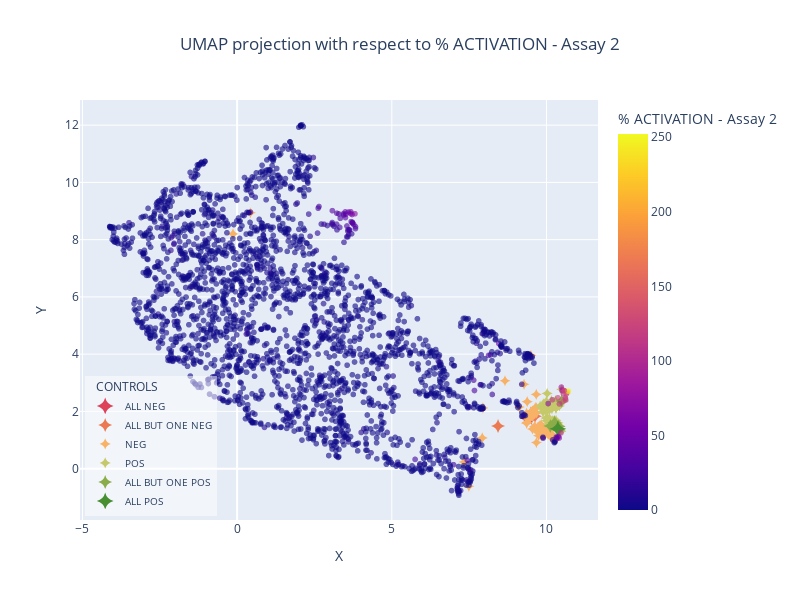
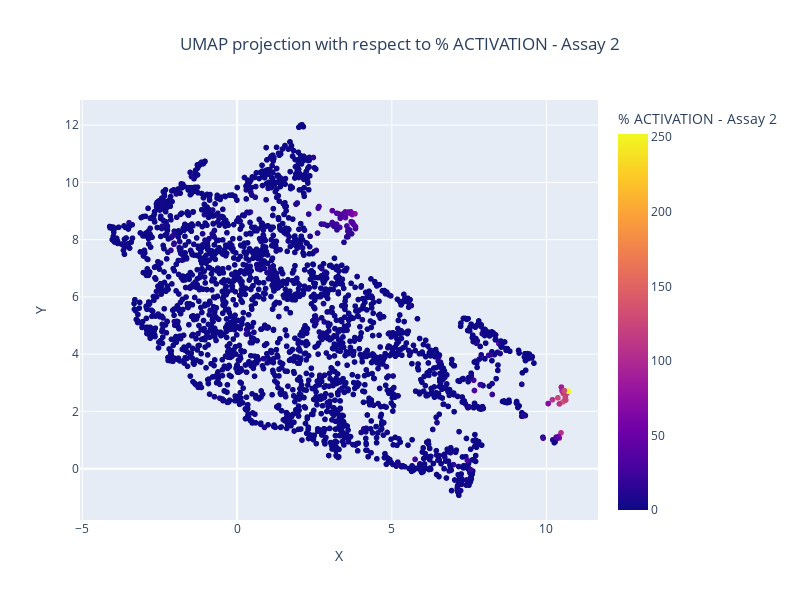

Source (notebook cell) for these figures, in order:
### Code cell
fig = plot_projection_2d(compounds, '% ACTIVATION - Assay 2')
controls = split_controls_pos_neg(ctrl, '% ACTIVATION - Assay 2')
fig_controls = projection_2d_add_controls(fig, controls)
fig_controls.show()
fig.show()

### Figure 1 — Plotly figure (JSON) as saved in the notebook; plotly's stock layout.template omitted (floating-point values rounded to 4 significant figures; data arrays with more than 128 entries replaced by an {"elided": "..."} marker saying what was removed)
{"data": [{"customdata": {"elided": "2456x2 float values"}, "hovertemplate": "X=%{x:.3f}<br>Y=%{y:.3f}<br>Compound ID=%{customdata[0]}<br>% ACTIVATION - Assay 2=%{marker.color:.3f}<extra></extra>", "legendgroup": "", "marker": {"color": {"elided": "2456 float values"}, "coloraxis": "coloraxis", "opacity": 0.6, "symbol": "circle"}, "mode": "markers+text", "name": "", "showlegend": false, "text": {"elided": "2456 int values"}, "type": "scattergl", "x": {"elided": "2456 float values"}, "xaxis": "x", "y": {"elided": "2456 float values"}, "yaxis": "y"}, {"hovertemplate": "<b>%{text[0]}</b><br><b>%{text[1]}</b><br>X: %{x:.4f}<br>Y: %{y:.4f}<br><extra></extra>", "marker": {"color": "#de425b", "size": 12, "symbol": "star-diamond"}, "mode": "markers", "name": "ALL NEG", "text": [["POS: ", "NEG: Assay 1,Assay 2,Assay 3,Assay 4,Assay 5,Assay 6,Assay 7"]], "type": "scatter", "x": [9.511], "y": [1.821]}, {"hovertemplate": "<b>%{text[0]}</b><br><b>%{text[1]}</b><br>X: %{x:.4f}<br>Y: %{y:.4f}<br><extra></extra>", "marker": {"color": "#eb7a52", "size": 10, "symbol": "star-diamond"}, "mode": "markers", "name": "ALL BUT ONE NEG", "text": [["POS: Assay 7", "NEG: Assay 1,Assay 2,Assay 3,Assay 4,Assay 5,Assay 6"], ["POS: Assay 6", "NEG: Assay 1,Assay 2,Assay 3,Assay 4,Assay 5,Assay 7"], ["POS: Assay 5", "NEG: Assay 1,Assay 2,Assay 3,Assay 4,Assay 6,Assay 7"], ["POS: Assay 4", "NEG: Assay 1,Assay 2,Assay 3,Assay 5,Assay 6,Assay 7"], ["POS: Assay 3", "NEG: Assay 1,Assay 2,Assay 4,Assay 5,Assay 6,Assay 7"], ["POS: Assay 1", "NEG: Assay 2,Assay 3,Assay 4,Assay 5,Assay 6,Assay 7"]], "type": "scatter", "x": [8.434, 9.488, 9.354, 9.578, 9.763, 9.63], "y": [1.491, 1.918, 1.763, 1.973, 1.408, 1.832]}, {"hovertemplate": "<b>%{text[0]}</b><br><b>%{text[1]}</b><br>X: %{x:.4f}<br>Y: %{y:.4f}<br><extra></extra>", "marker": {"color": "#f8b267", "size": 8, "symbol": "star-diamond"}, "mode": "markers", "name": "NEG", "text": [["POS: Assay 6,Assay 7", "NEG: Assay 1,Assay 2,Assay 3,Assay 4,Assay 5"], ["POS: Assay 5,Assay 7", "NEG: Assay 1,Assay 2,Assay 3,Assay 4,Assay 6"], ["POS: Assay 5,Assay 6", "NEG: Assay 1,Assay 2,Assay 3,Assay 4,Assay 7"], ["POS: Assay 5,Assay 6,Assay 7", "NEG: Assay 1,Assay 2,Assay 3,Assay 4"], ["POS: Assay 4,Assay 7", "NEG: Assay 1,Assay 2,Assay 3,Assay 5,Assay 6"], ["POS: Assay 4,Assay 6", "NEG: Assay 1,Assay 2,Assay 3,Assay 5,Assay 7"], ["POS: Assay 4,Assay 6,Assay 7", "NEG: Assay 1,Assay 2,Assay 3,Assay 5"], ["POS: Assay 4,Assay 5", "NEG: Assay 1,Assay 2,Assay 3,Assay 6,Assay 7"], ["POS: Assay 4,Assay 5,Assay 7", "NEG: Assay 1,Assay 2,Assay 3,Assay 6"], ["POS: Assay 4,Assay 5,Assay 6", "NEG: Assay 1,Assay 2,Assay 3,Assay 7"], ["POS: Assay 4,Assay 5,Assay 6,Assay 7", "NEG: Assay 1,Assay 2,Assay 3"], ["POS: Assay 3,Assay 7", "NEG: Assay 1,Assay 2,Assay 4,Assay 5,Assay 6"], ["POS: Assay 3,Assay 6", "NEG: Assay 1,Assay 2,Assay 4,Assay 5,Assay 7"], ["POS: Assay 3,Assay 6,Assay 7", "NEG: Assay 1,Assay 2,Assay 4,Assay 5"], ["POS: Assay 3,Assay 5", "NEG: Assay 1,Assay 2,Assay 4,Assay 6,Assay 7"], ["POS: Assay 3,Assay 5,Assay 7", "NEG: Assay 1,Assay 2,Assay 4,Assay 6"], ["POS: Assay 3,Assay 5,Assay 6", "NEG: Assay 1,Assay 2,Assay 4,Assay 7"], ["POS: Assay 3,Assay 5,Assay 6,Assay 7", "NEG: Assay 1,Assay 2,Assay 4"], ["POS: Assay 3,Assay 4", "NEG: Assay 1,Assay 2,Assay 5,Assay 6,Assay 7"], ["POS: Assay 3,Assay 4,Assay 7", "NEG: Assay 1,Assay 2,Assay 5,Assay 6"], ["POS: Assay 3,Assay 4,Assay 6", "NEG: Assay 1,Assay 2,Assay 5,Assay 7"], ["POS: Assay 3,Assay 4,Assay 6,Assay 7", "NEG: Assay 1,Assay 2,Assay 5"], ["POS: Assay 3,Assay 4,Assay 5", "NEG: Assay 1,Assay 2,Assay 6,Assay 7"], ["POS: Assay 3,Assay 4,Assay 5,Assay 7", "NEG: Assay 1,Assay 2,Assay 6"], ["POS: Assay 3,Assay 4,Assay 5,Assay 6", "NEG: Assay 1,Assay 2,Assay 7"], ["POS: Assay 3,Assay 4,Assay 5,Assay 6,Assay 7", "NEG: Assay 1,Assay 2"], ["POS: Assay 1,Assay 7", "NEG: Assay 2,Assay 3,Assay 4,Assay 5,Assay 6"], ["POS: Assay 1,Assay 6", "NEG: Assay 2,Assay 3,Assay 4,Assay 5,Assay 7"], ["POS: Assay 1,Assay 6,Assay 7", "NEG: Assay 2,Assay 3,Assay 4,Assay 5"], ["POS: Assay 1,Assay 5", "NEG: Assay 2,Assay 3,Assay 4,Assay 6,Assay 7"], ["POS: Assay 1,Assay 5,Assay 7", "NEG: Assay 2,Assay 3,Assay 4,Assay 6"], ["POS: Assay 1,Assay 5,Assay 6", "NEG: Assay 2,Assay 3,Assay 4,Assay 7"], ["POS: Assay 1,Assay 5,Assay 6,Assay 7", "NEG: Assay 2,Assay 3,Assay 4"], ["POS: Assay 1,Assay 4", "NEG: Assay 2,Assay 3,Assay 5,Assay 6,Assay 7"], ["POS: Assay 1,Assay 4,Assay 7", "NEG: Assay 2,Assay 3,Assay 5,Assay 6"], ["POS: Assay 1,Assay 4,Assay 6", "NEG: Assay 2,Assay 3,Assay 5,Assay 7"], ["POS: Assay 1,Assay 4,Assay 6,Assay 7", "NEG: Assay 2,Assay 3,Assay 5"], ["POS: Assay 1,Assay 4,Assay 5", "NEG: Assay 2,Assay 3,Assay 6,Assay 7"], ["POS: Assay 1,Assay 4,Assay 5,Assay 7", "NEG: Assay 2,Assay 3,Assay 6"], ["POS: Assay 1,Assay 4,Assay 5,Assay 6", "NEG: Assay 2,Assay 3,Assay 7"], ["POS: Assay 1,Assay 4,Assay 5,Assay 6,Assay 7", "NEG: Assay 2,Assay 3"], ["POS: Assay 1,Assay 3", "NEG: Assay 2,Assay 4,Assay 5,Assay 6,Assay 7"], ["POS: Assay 1,Assay 3,Assay 7", "NEG: Assay 2,Assay 4,Assay 5,Assay 6"], ["POS: Assay 1,Assay 3,Assay 6", "NEG: Assay 2,Assay 4,Assay 5,Assay 7"], ["POS: Assay 1,Assay 3,Assay 6,Assay 7", "NEG: Assay 2,Assay 4,Assay 5"], ["POS: Assay 1,Assay 3,Assay 5", "NEG: Assay 2,Assay 4,Assay 6,Assay 7"], ["POS: Assay 1,Assay 3,Assay 5,Assay 7", "NEG: Assay 2,Assay 4,Assay 6"], ["POS: Assay 1,Assay 3,Assay 5,Assay 6", "NEG: Assay 2,Assay 4,Assay 7"], ["POS: Assay 1,Assay 3,Assay 5,Assay 6,Assay 7", "NEG: Assay 2,Assay 4"], ["POS: Assay 1,Assay 3,Assay 4", "NEG: Assay 2,Assay 5,Assay 6,Assay 7"], ["POS: Assay 1,Assay 3,Assay 4,Assay 7", "NEG: Assay 2,Assay 5,Assay 6"], ["POS: Assay 1,Assay 3,Assay 4,Assay 6", "NEG: Assay 2,Assay 5,Assay 7"], ["POS: Assay 1,Assay 3,Assay 4,Assay 6,Assay 7", "NEG: Assay 2,Assay 5"], ["POS: Assay 1,Assay 3,Assay 4,Assay 5", "NEG: Assay 2,Assay 6,Assay 7"], ["POS: Assay 1,Assay 3,Assay 4,Assay 5,Assay 7", "NEG: Assay 2,Assay 6"], ["POS: Assay 1,Assay 3,Assay 4,Assay 5,Assay 6", "NEG: Assay 2,Assay 7"], ["POS: Assay 1,Assay 3,Assay 4,Assay 5,Assay 6,Assay 7", "NEG: Assay 2"]], "type": "scatter", "x": [9.274, 7.924, 9.33, 7.491, 8.659, 9.376, 9.498, 9.355, 7.944, 9.121, -0.133, 9.969, 9.907, 10.15, 9.545, 9.837, 9.706, 9.674, 9.879, 10.16, 9.937, 10.28, 9.621, 9.738, 9.613, 9.746, 9.423, 9.665, 9.638, 9.473, 9.358, 9.548, 7.336, 9.681, 9.546, 9.68, 9.668, 9.506, 9.368, 9.492, 0.4292, 9.766, 9.942, 9.827, 10.06, 9.698, 9.74, 9.748, 9.92, 9.8, 10.06, 9.835, 10.19, 9.716, 9.763, 9.866, 10.1], "y": [2.945, 1.072, 1.826, -0.6167, 3.07, 2.341, 3.954, 1.943, 2.122, 2.15, 8.2, 1.228, 1.372, 1.082, 1.385, 1.144, 1.348, 0.9098, 1.396, 1.13, 1.294, 0.999, 1.478, 1.286, 1.457, 1.15, 1.736, 1.953, 2.132, 1.764, 1.585, 1.82, 0.2324, 1.951, 2.022, 2.124, 2.592, 1.86, 1.614, 1.982, 8.938, 1.491, 1.366, 1.545, 1.305, 1.426, 1.255, 1.446, 1.183, 1.453, 1.323, 1.373, 1.192, 1.434, 1.299, 1.378, 1.19]}, {"hovertemplate": "<b>%{text[0]}</b><br><b>%{text[1]}</b><br>X: %{x:.4f}<br>Y: %{y:.4f}<br><extra></extra>", "marker": {"color": "#c6c96a", "size": 8, "symbol": "star-diamond"}, "mode": "markers", "name": "POS", "text": [["POS: Assay 2", "NEG: Assay 1,Assay 3,Assay 4,Assay 5,Assay 6,Assay 7"], ["POS: Assay 2,Assay 7", "NEG: Assay 1,Assay 3,Assay 4,Assay 5,Assay 6"], ["POS: Assay 2,Assay 6", "NEG: Assay 1,Assay 3,Assay 4,Assay 5,Assay 7"], ["POS: Assay 2,Assay 6,Assay 7", "NEG: Assay 1,Assay 3,Assay 4,Assay 5"], ["POS: Assay 2,Assay 5", "NEG: Assay 1,Assay 3,Assay 4,Assay 6,Assay 7"], ["POS: Assay 2,Assay 5,Assay 7", "NEG: Assay 1,Assay 3,Assay 4,Assay 6"], ["POS: Assay 2,Assay 5,Assay 6", "NEG: Assay 1,Assay 3,Assay 4,Assay 7"], ["POS: Assay 2,Assay 5,Assay 6,Assay 7", "NEG: Assay 1,Assay 3,Assay 4"], ["POS: Assay 2,Assay 4", "NEG: Assay 1,Assay 3,Assay 5,Assay 6,Assay 7"], ["POS: Assay 2,Assay 4,Assay 7", "NEG: Assay 1,Assay 3,Assay 5,Assay 6"], ["POS: Assay 2,Assay 4,Assay 6", "NEG: Assay 1,Assay 3,Assay 5,Assay 7"], ["POS: Assay 2,Assay 4,Assay 6,Assay 7", "NEG: Assay 1,Assay 3,Assay 5"], ["POS: Assay 2,Assay 4,Assay 5", "NEG: Assay 1,Assay 3,Assay 6,Assay 7"], ["POS: Assay 2,Assay 4,Assay 5,Assay 7", "NEG: Assay 1,Assay 3,Assay 6"], ["POS: Assay 2,Assay 4,Assay 5,Assay 6", "NEG: Assay 1,Assay 3,Assay 7"], ["POS: Assay 2,Assay 4,Assay 5,Assay 6,Assay 7", "NEG: Assay 1,Assay 3"], ["POS: Assay 2,Assay 3", "NEG: Assay 1,Assay 4,Assay 5,Assay 6,Assay 7"], ["POS: Assay 2,Assay 3,Assay 7", "NEG: Assay 1,Assay 4,Assay 5,Assay 6"], ["POS: Assay 2,Assay 3,Assay 6", "NEG: Assay 1,Assay 4,Assay 5,Assay 7"], ["POS: Assay 2,Assay 3,Assay 6,Assay 7", "NEG: Assay 1,Assay 4,Assay 5"], ["POS: Assay 2,Assay 3,Assay 5", "NEG: Assay 1,Assay 4,Assay 6,Assay 7"], ["POS: Assay 2,Assay 3,Assay 5,Assay 7", "NEG: Assay 1,Assay 4,Assay 6"], ["POS: Assay 2,Assay 3,Assay 5,Assay 6", "NEG: Assay 1,Assay 4,Assay 7"], ["POS: Assay 2,Assay 3,Assay 5,Assay 6,Assay 7", "NEG: Assay 1,Assay 4"], ["POS: Assay 2,Assay 3,Assay 4", "NEG: Assay 1,Assay 5,Assay 6,Assay 7"], ["POS: Assay 2,Assay 3,Assay 4,Assay 7", "NEG: Assay 1,Assay 5,Assay 6"], ["POS: Assay 2,Assay 3,Assay 4,Assay 6", "NEG: Assay 1,Assay 5,Assay 7"], ["POS: Assay 2,Assay 3,Assay 4,Assay 6,Assay 7", "NEG: Assay 1,Assay 5"], ["POS: Assay 2,Assay 3,Assay 4,Assay 5", "NEG: Assay 1,Assay 6,Assay 7"], ["POS: Assay 2,Assay 3,Assay 4,Assay 5,Assay 7", "NEG: Assay 1,Assay 6"], ["POS: Assay 2,Assay 3,Assay 4,Assay 5,Assay 6", "NEG: Assay 1,Assay 7"], ["POS: Assay 1,Assay 2", "NEG: Assay 3,Assay 4,Assay 5,Assay 6,Assay 7"], ["POS: Assay 1,Assay 2,Assay 7", "NEG: Assay 3,Assay 4,Assay 5,Assay 6"], ["POS: Assay 1,Assay 2,Assay 6", "NEG: Assay 3,Assay 4,Assay 5,Assay 7"], ["POS: Assay 1,Assay 2,Assay 6,Assay 7", "NEG: Assay 3,Assay 4,Assay 5"], ["POS: Assay 1,Assay 2,Assay 5", "NEG: Assay 3,Assay 4,Assay 6,Assay 7"], ["POS: Assay 1,Assay 2,Assay 5,Assay 7", "NEG: Assay 3,Assay 4,Assay 6"], ["POS: Assay 1,Assay 2,Assay 5,Assay 6", "NEG: Assay 3,Assay 4,Assay 7"], ["POS: Assay 1,Assay 2,Assay 5,Assay 6,Assay 7", "NEG: Assay 3,Assay 4"], ["POS: Assay 1,Assay 2,Assay 4", "NEG: Assay 3,Assay 5,Assay 6,Assay 7"], ["POS: Assay 1,Assay 2,Assay 4,Assay 7", "NEG: Assay 3,Assay 5,Assay 6"], ["POS: Assay 1,Assay 2,Assay 4,Assay 6", "NEG: Assay 3,Assay 5,Assay 7"], ["POS: Assay 1,Assay 2,Assay 4,Assay 6,Assay 7", "NEG: Assay 3,Assay 5"], ["POS: Assay 1,Assay 2,Assay 4,Assay 5", "NEG: Assay 3,Assay 6,Assay 7"], ["POS: Assay 1,Assay 2,Assay 4,Assay 5,Assay 7", "NEG: Assay 3,Assay 6"], ["POS: Assay 1,Assay 2,Assay 4,Assay 5,Assay 6", "NEG: Assay 3,Assay 7"], ["POS: Assay 1,Assay 2,Assay 3", "NEG: Assay 4,Assay 5,Assay 6,Assay 7"], ["POS: Assay 1,Assay 2,Assay 3,Assay 7", "NEG: Assay 4,Assay 5,Assay 6"], ["POS: Assay 1,Assay 2,Assay 3,Assay 6", "NEG: Assay 4,Assay 5,Assay 7"], ["POS: Assay 1,Assay 2,Assay 3,Assay 6,Assay 7", "NEG: Assay 4,Assay 5"], ["POS: Assay 1,Assay 2,Assay 3,Assay 5", "NEG: Assay 4,Assay 6,Assay 7"], ["POS: Assay 1,Assay 2,Assay 3,Assay 5,Assay 7", "NEG: Assay 4,Assay 6"], ["POS: Assay 1,Assay 2,Assay 3,Assay 5,Assay 6", "NEG: Assay 4,Assay 7"], ["POS: Assay 1,Assay 2,Assay 3,Assay 4", "NEG: Assay 5,Assay 6,Assay 7"], ["POS: Assay 1,Assay 2,Assay 3,Assay 4,Assay 7", "NEG: Assay 5,Assay 6"], ["POS: Assay 1,Assay 2,Assay 3,Assay 4,Assay 6", "NEG: Assay 5,Assay 7"], ["POS: Assay 1,Assay 2,Assay 3,Assay 4,Assay 5", "NEG: Assay 6,Assay 7"]], "type": "scatter", "x": [9.863, 10.12, 9.889, 9.995, 9.887, 10.13, 9.874, 10.12, 9.922, 10.16, 9.917, 10.02, 9.937, 10.29, 9.794, 10.49, 10.02, 10.31, 10.19, 10.42, 10.04, 10.22, 10.1, 10.32, 10.22, 10.39, 10.18, 10.46, 10.08, 10.28, 10.1, 9.957, 10.1, 9.946, 10.27, 9.888, 10.18, 10.01, 10.42, 10.05, 10.3, 10.05, 10.33, 10.02, 10.31, 10.01, 9.992, 10.25, 10.01, 10.34, 10.01, 10.18, 10.09, 10.09, 10.37, 10.08, 10.1], "y": [2.146, 2.213, 2.246, 2.351, 1.99, 2.128, 2.117, 2.272, 2.246, 2.376, 2.268, 2.627, 2.186, 2.381, 2.181, 2.766, 1.676, 1.689, 1.668, 1.486, 1.69, 1.651, 1.708, 1.596, 1.63, 1.509, 1.515, 1.301, 1.758, 1.665, 1.571, 2.055, 2.061, 2.082, 2.2, 1.985, 2.088, 2.01, 2.19, 2.072, 2.114, 2.127, 2.218, 2.036, 2.106, 2.037, 1.762, 1.686, 1.789, 1.521, 1.673, 1.666, 1.682, 1.622, 1.604, 1.535, 1.749]}, {"hovertemplate": "<b>%{text[0]}</b><br><b>%{text[1]}</b><br>X: %{x:.4f}<br>Y: %{y:.4f}<br><extra></extra>", "marker": {"color": "#8aac49", "size": 10, "symbol": "star-diamond"}, "mode": "markers", "name": "ALL BUT ONE POS", "text": [["POS: Assay 2,Assay 3,Assay 4,Assay 5,Assay 6,Assay 7", "NEG: Assay 1"], ["POS: Assay 1,Assay 2,Assay 4,Assay 5,Assay 6,Assay 7", "NEG: Assay 3"], ["POS: Assay 1,Assay 2,Assay 3,Assay 5,Assay 6,Assay 7", "NEG: Assay 4"], ["POS: Assay 1,Assay 2,Assay 3,Assay 4,Assay 6,Assay 7", "NEG: Assay 5"], ["POS: Assay 1,Assay 2,Assay 3,Assay 4,Assay 5,Assay 7", "NEG: Assay 6"], ["POS: Assay 1,Assay 2,Assay 3,Assay 4,Assay 5,Assay 6", "NEG: Assay 7"]], "type": "scatter", "x": [10.39, 10.49, 10.3, 10.4, 10.26, 10.12], "y": [1.476, 2.359, 1.557, 1.348, 1.611, 1.491]}, {"hovertemplate": "<b>%{text[0]}</b><br><b>%{text[1]}</b><br>X: %{x:.4f}<br>Y: %{y:.4f}<br><extra></extra>", "marker": {"color": "#488f31", "size": 12, "symbol": "star-diamond"}, "mode": "markers", "name": "ALL POS", "text": [["POS: Assay 1,Assay 2,Assay 3,Assay 4,Assay 5,Assay 6,Assay 7", "NEG: "]], "type": "scatter", "x": [10.37], "y": [1.393]}], "layout": {"coloraxis": {"cmax": 252.2, "cmin": 0, "colorbar": {"title": {"text": "% ACTIVATION - Assay 2"}}, "colorscale": [[0, "#0d0887"], [0.1111, "#46039f"], [0.2222, "#7201a8"], [0.3333, "#9c179e"], [0.4444, "#bd3786"], [0.5556, "#d8576b"], [0.6667, "#ed7953"], [0.7778, "#fb9f3a"], [0.8889, "#fdca26"], [1, "#f0f921"]]}, "height": 600, "legend": {"bgcolor": "rgba(255,255,255,0.5)", "font": {"size": 10}, "title": {"text": "   CONTROLS"}, "tracegroupgap": 0, "x": 0.01, "xanchor": "left", "y": 0.01, "yanchor": "bottom"}, "title": {"text": "UMAP projection with respect to % ACTIVATION - Assay 2", "x": 0.5}, "width": 800, "xaxis": {"anchor": "y", "domain": [0, 1], "title": {"text": "X"}}, "yaxis": {"anchor": "x", "domain": [0, 1], "title": {"text": "Y"}}}}

### Figure 2 — Plotly figure (JSON) as saved in the notebook; plotly's stock layout.template omitted (floating-point values rounded to 4 significant figures; data arrays with more than 128 entries replaced by an {"elided": "..."} marker saying what was removed)
{"data": [{"customdata": {"elided": "2456x2 float values"}, "hovertemplate": "X=%{x:.3f}<br>Y=%{y:.3f}<br>Compound ID=%{customdata[0]}<br>% ACTIVATION - Assay 2=%{marker.color:.3f}<extra></extra>", "legendgroup": "", "marker": {"color": {"elided": "2456 float values"}, "coloraxis": "coloraxis", "symbol": "circle"}, "mode": "markers+text", "name": "", "showlegend": false, "text": {"elided": "2456 int values"}, "type": "scattergl", "x": {"elided": "2456 float values"}, "xaxis": "x", "y": {"elided": "2456 float values"}, "yaxis": "y"}], "layout": {"coloraxis": {"cmax": 252.2, "cmin": 0, "colorbar": {"title": {"text": "% ACTIVATION - Assay 2"}}, "colorscale": [[0, "#0d0887"], [0.1111, "#46039f"], [0.2222, "#7201a8"], [0.3333, "#9c179e"], [0.4444, "#bd3786"], [0.5556, "#d8576b"], [0.6667, "#ed7953"], [0.7778, "#fb9f3a"], [0.8889, "#fdca26"], [1, "#f0f921"]]}, "height": 600, "legend": {"tracegroupgap": 0}, "title": {"text": "UMAP projection with respect to % ACTIVATION - Assay 2", "x": 0.5}, "width": 800, "xaxis": {"anchor": "y", "domain": [0, 1], "title": {"text": "X"}}, "yaxis": {"anchor": "x", "domain": [0, 1], "title": {"text": "Y"}}}}
